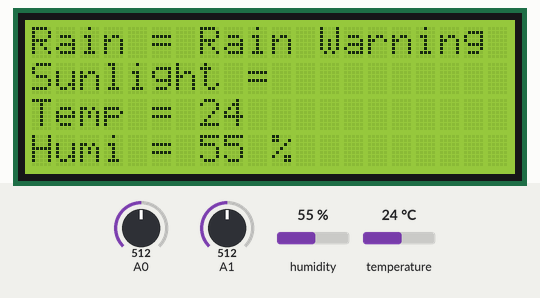
Simulated run of this sketch. Board: Arduino Uno, built with avr-gcc and run on an emulated ATmega328P. On the bench: 20×4 character LCD. The inputs (shaded band) are chosen by the test bench; at power-on: A0 = 512, A1 = 512, humidity 55 %, temperature 24 °C. What the sketch prints to the serial monitor is not drawn.

Above: at 1.3 s.
1.4 s: A0 set to 671
2.9 s: A0 set to 701
At 3.17 s:
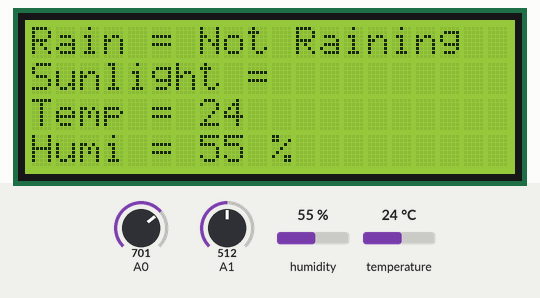
4.9 s: A1 set to 350
6.4 s: A1 set to 335
At 7.34 s:
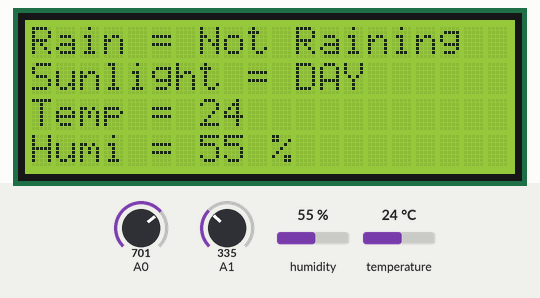
9.0 s: A1 set to 260
15.2 s: A1 set to 236
At 15.62 s:
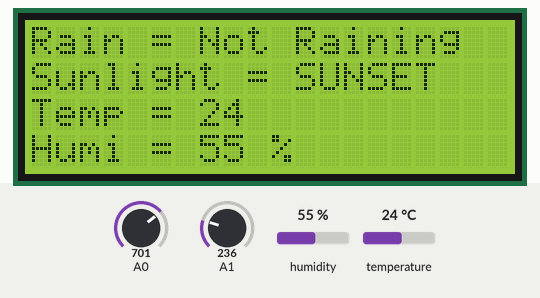
Timing chart, 0 to 18.2 s (numbered marks = the images above; inputs shaded):
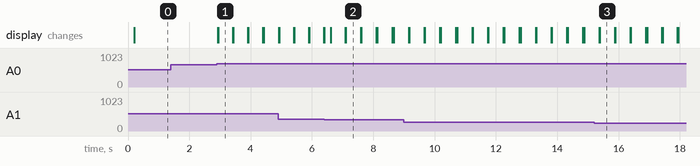

Measured:
- the behaviour switches between 682 and 683 on A0 (found by bisection; images 0 and 1)
- the behaviour switches between 342 and 341 on A1 (found by bisection; images 1 and 2)
- the behaviour switches between 245 and 244 on A1 (found by bisection; images 2 and 3)
- after the input at 1.4 s, every drawn part: stays the same
- after the input at 2.9 s, the display: first changes at once (image 1 shows a later state)
- after the input at 6.4 s, the display: changes after 0.22 s (image 2)
- after the input at 15.2 s, the display: first differs from a run without the input after 0.19 s (image 3)
- what the display in image 1 shows lasts 0.5 s, from 2.9 s to 3.4 s

The sketch:

autowindow.ino
```cpp
#include <LiquidCrystal_I2C.h>
#include <DHT.h>
#include <DHT_U.h>

#define DHTPIN 3
#define DHTTYPE DHT11

DHT dht(DHTPIN, DHTTYPE);


LiquidCrystal_I2C lcd(0x27,20,4);

    byte t[8]={B10111,B10100,B00100,B00100,B00100,B00100,B00100,B00111};

int rain;
int CDS;
int sun;
void setup()
{
  Serial.begin(9600);
  dht.begin();
  lcd.init();
  lcd.backlight();
  lcd.begin(20,4);
}


void loop()
{
  // 비가 오는 정도 LCD 출력
  rain=analogRead(0);
  int ranger=map(rain,0,1024,0,3);
  lcd.setCursor(0,0);
  lcd.print("Rain = ");
  switch(ranger)
  {
    case 0:
      lcd.print("Flood          ");
      break;
    case 1:
      lcd.print("Rain Warning");
      break;
    case 2:
      lcd.print("Not Raining    ");
      break;

  }
  delay(1);
  Serial.println(rain);

  // 햇빛량 LCD 출력
  CDS=analogRead(1);
  int sun=map(CDS,0,500,0,1024);
  lcd.setCursor(0,1);
  lcd.print("Sunlight = ");

    if(sun<700&&sun>=500)
      lcd.print("DAY     ");

    else if(sun<500&&sun>=300)
      lcd.print("SUNSET");

    else if(sun<300)
      lcd.print("NIGHT   ");

  Serial.print(" 햇빛량=");

  Serial.println(sun);

  // 온도와 습도 LCD 출력
  int hum,tem;
  tem=dht.readTemperature();
  hum=dht.readHumidity();

  lcd.setCursor(0,2);
  lcd.print("Temp = ");
  lcd.print(tem);

  lcd.createChar(2,t);
  lcd.write(byte(2));
  lcd.setCursor(10,2);

  Serial.print("온도 : ");
  Serial.println(tem);

  lcd.setCursor(0,3);
  lcd.print("Humi = ");
  lcd.print(hum);

  Serial.print("습도 : ");
  lcd.print(" %");
  Serial.println(hum);
  delay(100);

}
```
